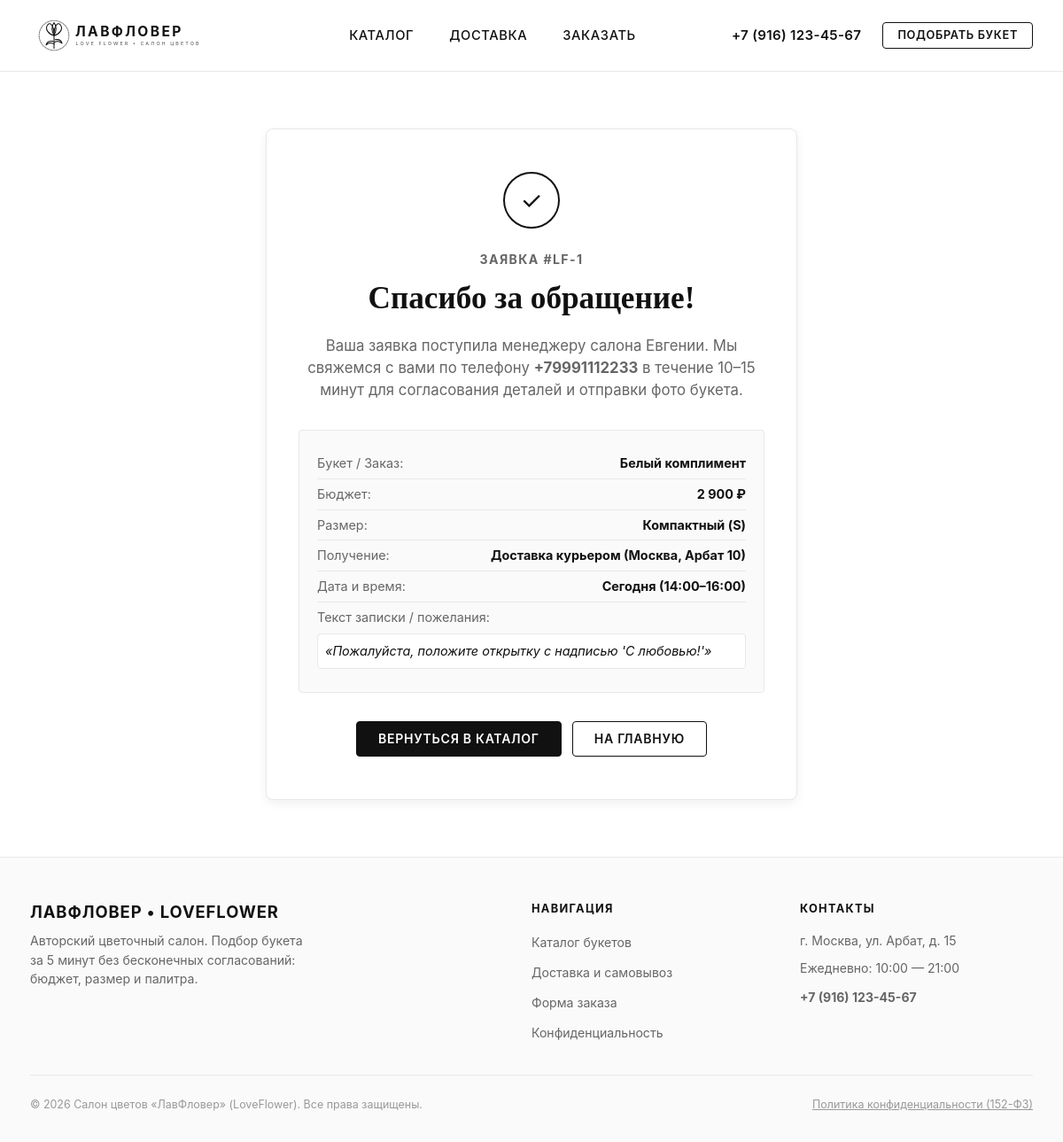
The page /order/success/1 on the database its author committed.
### tables this page shows
CREATE TABLE requests (
    id INTEGER PRIMARY KEY AUTOINCREMENT,
    bouquet_id INTEGER REFERENCES bouquets(id) ON DELETE SET NULL, -- NULL при заказе без букета
    custom_reference_info TEXT,                                     -- Пожелания, если заказ не из каталога
    budget_amount INTEGER,                                          -- Точная сумма (руб.), если выбрана
    budget_range TEXT,                                              -- Диапазон бюджета ("3500-5500")
    size_code TEXT CHECK (size_code IN ('compact', 'standard', 'large') OR size_code IS NULL),
    palette TEXT,                                                   -- Название выбранной палитры
    occasion TEXT,                                                  -- Повод заказа
    delivery_date TEXT NOT NULL,                                    -- Дата: YYYY-MM-DD
    delivery_time_slot TEXT NOT NULL,                               -- Пример: "10:00-12:00" или "Как можно скорее"
    customer_name TEXT,                                             -- Имя заказчика
    customer_phone TEXT NOT NULL,                                   -- Номер в формате +7XXXXXXXXXX
    delivery_type TEXT NOT NULL DEFAULT 'delivery' CHECK (delivery_type IN ('delivery', 'pickup')),
    delivery_address TEXT,                                          -- Адрес доставки (если не самовывоз)
    comment TEXT,                                                   -- Текст для записки / пожелания флористу
    telegram_message_id INTEGER,                                    -- ID сообщения в TG
    telegram_status TEXT NOT NULL DEFAULT 'pending' CHECK (telegram_status IN ('pending', 'sent', 'failed')),
    status TEXT NOT NULL DEFAULT 'new' CHECK (status IN ('new', 'confirmed', 'in_work', 'done', 'cancelled')),
    created_at TIMESTAMP NOT NULL DEFAULT CURRENT_TIMESTAMP
);

CREATE TABLE bouquets (
    id INTEGER PRIMARY KEY AUTOINCREMENT,
    slug TEXT NOT NULL UNIQUE,
    title TEXT NOT NULL,
    description TEXT,
    price INTEGER NOT NULL CHECK (price >= 0),         -- Базовая цена в рублях
    is_price_from BOOLEAN NOT NULL DEFAULT 0,         -- 1 = "цена от", 0 = фиксированная цена
    size_code TEXT NOT NULL CHECK (size_code IN ('compact', 'standard', 'large')),
    dimensions TEXT,                                  -- Пример: "35x45 см"
    lead_time_hours INTEGER NOT NULL DEFAULT 2,       -- Срок подготовки/сборки в часах
    is_ready_today BOOLEAN NOT NULL DEFAULT 1,        -- 1 = доступен сегодня, 0 = предзаказ
    is_active BOOLEAN NOT NULL DEFAULT 1,             -- Видимость на сайте
    sort_order INTEGER NOT NULL DEFAULT 0,
    created_at TIMESTAMP NOT NULL DEFAULT CURRENT_TIMESTAMP,
    updated_at TIMESTAMP NOT NULL DEFAULT CURRENT_TIMESTAMP
);

### app/routes/pages.py (the view)
@router.get("/order/success/{request_id}", response_class=HTMLResponse, summary="Экран подтверждения")
async def route_order_success(request: Request, request_id: int):
    lead = get_request_by_id(request_id)
    if not lead:
        raise HTTPException(status_code=404, detail="Заявка не найдена")
    return templates.TemplateResponse(
        "success.html",
        {
            "request": request,
            "lead": lead,
            "size_map": SIZE_MAP,
            "budget_map": BUDGET_MAP,
        }
    )

### templates/success.html (shortened to what this page needs)
{% extends "base.html" %}
{% block content %}
<div class="container">
  <div class="success-card">
    <div class="success-icon-wrap">
      ✓
    </div>
    <div class="success-order-num">Заявка #LF-{{ lead.id }}</div>
    <h1 class="success-title">Спасибо за обращение!</h1>
    <p class="success-desc">
      Ваша заявка поступила менеджеру салона Евгении. Мы свяжемся с вами по телефону <b>{{ lead.customer_phone }}</b> в течение 10–15 минут для согласования деталей и отправки фото букета.
    </p>
    <div class="success-summary-box">
      <div class="success-summary-row">
        <span style="color: var(--color-text-secondary);">Букет / Заказ:</span>
        <b>{{ lead.bouquet_title or "Индивидуальный подбор" }}</b>
      </div>
      {% if lead.budget_amount or lead.budget_range %}
      <div class="success-summary-row">
        <span style="color: var(--color-text-secondary);">Бюджет:</span>
        <b>
          {% if lead.budget_amount %}
            {{ lead.budget_amount | format_price }} ₽
          {% else %}
            {{ budget_map.get(lead.budget_range, lead.budget_range) }} ₽
          {% endif %}
        </b>
      </div>
      {% endif %}
      {% if lead.size_code %}
      <div class="success-summary-row">
        <span style="color: var(--color-text-secondary);">Размер:</span>
        <b>{{ size_map.get(lead.size_code, lead.size_code) }}</b>
      </div>
      {% endif %}
      <div class="success-summary-row">
        <span style="color: var(--color-text-secondary);">Получение:</span>
        <b>
          {% if lead.delivery_type == 'pickup' %}
            Самовывоз (ул. Арбат, 15)
          {% else %}
            Доставка курьером ({{ lead.delivery_address or "Адрес уточняется" }})
          {% endif %}
        </b>
      </div>
      <div class="success-summary-row">
        <span style="color: var(--color-text-secondary);">Дата и время:</span>
        <b>{{ lead.delivery_date }} ({{ lead.delivery_time_slot }})</b>
      </div>
      {% if lead.comment %}
      <div class="success-summary-row" style="flex-direction: column; gap: 4px;">
        <span style="color: var(--color-text-secondary);">Текст записки / пожелания:</span>
        <div style="font-style: italic; background: var(--color-white); padding: 8px; border-radius: var(--radius-sm); border: 1px solid var(--color-border); margin-top: 4px;">
          «{{ lead.comment }}»
        </div>
      </div>
      {% endif %}
    </div>
    <div style="display: flex; gap: 12px; justify-content: center; flex-wrap: wrap;">
      <a href="/catalog" class="btn btn-primary">Вернуться в каталог</a>
      <a href="/" class="btn btn-outline">На главную</a>
    </div>
  </div>
</div>
{% endblock %}

### static/css/style.css (style rules this page uses)
:root { --color-bg: #FFFFFF; --color-surface: #FAFAFA; --color-surface-hover: #F2F2F2; --color-text: #111111; --color-text-secondary: #666666; --color-text-muted: #999999; --color-border: #E8E8E8; --color-border-dark: #111111; --color-accent-green: #2E7D32; --color-white: #FFFFFF; --font-sans: -apple-system, BlinkMacSystemFont, "SF Pro Text", "Segoe UI", Roboto, "Helvetica Neue", Arial, sans-serif; --font-serif: "Playfair Display", Georgia, "Times New Roman", serif; --spacing-xs: 4px; --spacing-sm: 8px; --spacing-md: 16px; --spacing-lg: 24px; --spacing-xl: 40px; --spacing-2xl: 64px; --radius-sm: 4px; --radius-md: 8px; --radius-lg: 12px; --radius-full: 9999px; --shadow-sm: 0 1px 3px rgba(0,0,0,0.04); --shadow-md: 0 4px 12px rgba(0,0,0,0.06); --shadow-lg: 0 12px 28px rgba(0,0,0,0.08); --transition-fast: 0.15s ease; --transition-normal: 0.25s ease; }
*, *::before, *::after { box-sizing: border-box; margin: 0; padding: 0; }
html { font-size: 16px; scroll-behavior: smooth; -webkit-font-smoothing: antialiased; }
body { font-family: var(--font-sans); background-color: var(--color-bg); color: var(--color-text); line-height: 1.5; display: flex; flex-direction: column; min-height: 100vh; }
a { color: inherit; text-decoration: none; transition: opacity var(--transition-fast); }
.container { width: 100%; max-width: 1180px; margin-left: auto; margin-right: auto; padding-left: var(--spacing-lg); padding-right: var(--spacing-lg); }
.btn { display: inline-flex; align-items: center; justify-content: center; gap: 8px; font-family: var(--font-sans); font-size: 0.88rem; font-weight: 600; letter-spacing: 0.05em; text-transform: uppercase; padding: 12px 24px; border-radius: var(--radius-sm); border: 1px solid transparent; cursor: pointer; transition: all var(--transition-fast); text-align: center; line-height: 1; }
.btn-primary { background-color: var(--color-text); color: var(--color-white); border-color: var(--color-text); }
.btn-outline { background-color: transparent; color: var(--color-text); border-color: var(--color-border-dark); }
.success-card { max-width: 600px; margin: 64px auto; text-align: center; border: 1px solid var(--color-border); border-radius: var(--radius-md); padding: 48px 36px; background: var(--color-white); box-shadow: var(--shadow-md); }
.success-icon-wrap { width: 64px; height: 64px; border-radius: 50%; border: 2px solid var(--color-text); display: inline-flex; align-items: center; justify-content: center; font-size: 28px; margin-bottom: 24px; }
.success-order-num { font-size: 0.88rem; font-weight: 700; letter-spacing: 0.1em; text-transform: uppercase; color: var(--color-text-secondary); margin-bottom: 8px; }
.success-title { font-family: var(--font-serif); font-size: 2.2rem; margin-bottom: 14px; }
.success-desc { font-size: 1.05rem; color: var(--color-text-secondary); line-height: 1.5; margin-bottom: 32px; }
.success-summary-box { background: var(--color-surface); border: 1px solid var(--color-border); border-radius: var(--radius-sm); padding: 20px; text-align: left; margin-bottom: 32px; font-size: 0.9rem; }
.success-summary-row { display: flex; justify-content: space-between; padding: 6px 0; border-bottom: 1px solid var(--color-border); }
.success-summary-row:last-child { border-bottom: none; }

### rows shown on the page
requests: id "1", customer_phone "+79991112233", budget_amount "2 900", get "Компактный (S)", delivery_address "Москва, Арбат 10", delivery_date "Сегодня", delivery_time_slot "14:00–16:00", comment "Пожалуйста, положите открытку с надписью 'С любовью!'"
bouquets: title "Белый комплимент"
